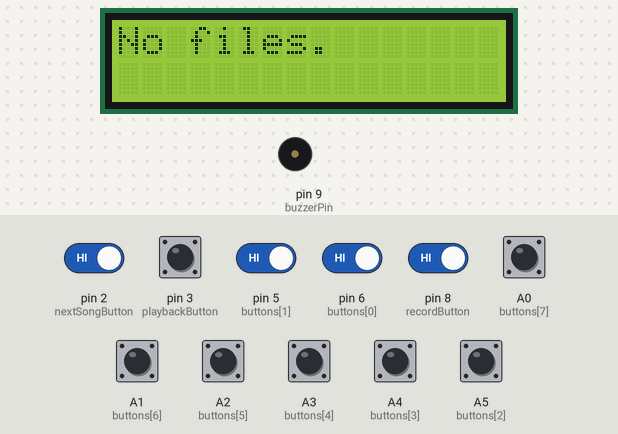
This sketch was run on a simulated Arduino Uno, built with avr-gcc and run on an emulated ATmega328P. Shown: 16×2 character LCD, buzzer (waves = sounding). The inputs (shaded band) are chosen by the test bench; at power-on: A0 (buttons[7]), A1 (buttons[6]), A2 (buttons[5]), A3 (buttons[4]), A4 (buttons[3]), A5 (buttons[2]), pin 2 (nextSongButton), pin 3 (playbackButton), pin 5 (buttons[1]), pin 6 (buttons[0]), pin 8 (recordButton) HIGH. Storage starts empty; what the sketch prints to the serial monitor is not drawn.

Above: at 1.3 s.
1.4 s: pin 3 (playbackButton) pulled LOW for 0.15 s
At 2.6 s:
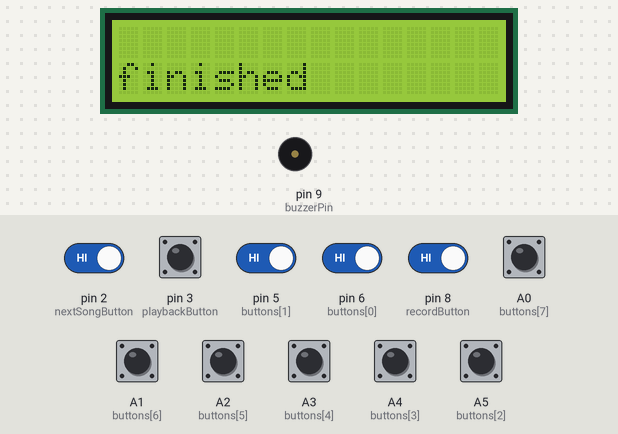
4.6 s: pin 2 (nextSongButton) driven LOW and pin 3 (playbackButton) driven LOW and pin 5 (buttons[1]) driven LOW and pin 6 (buttons[0]) driven LOW and pin 8 (recordButton) driven LOW
At 5.2 s:
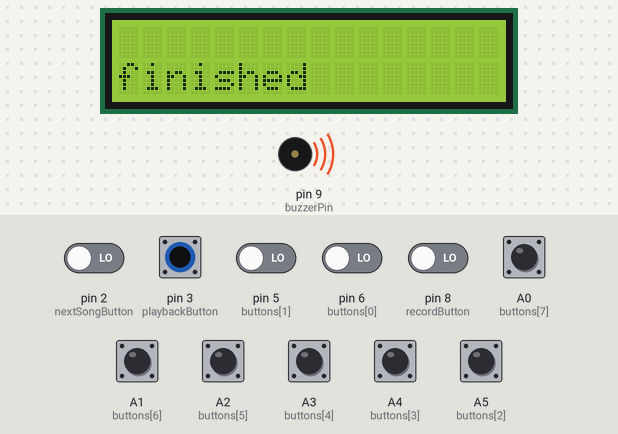
6.2 s: pin 6 (buttons[0]) driven HIGH
At 7.4 s:
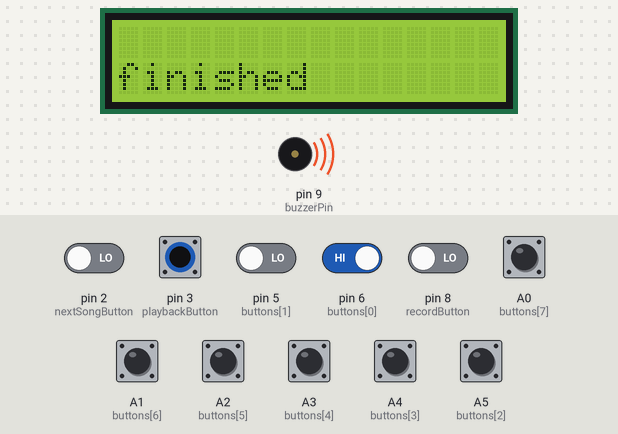
7.7 s: pin 5 (buttons[1]) driven HIGH
At 8.7 s:
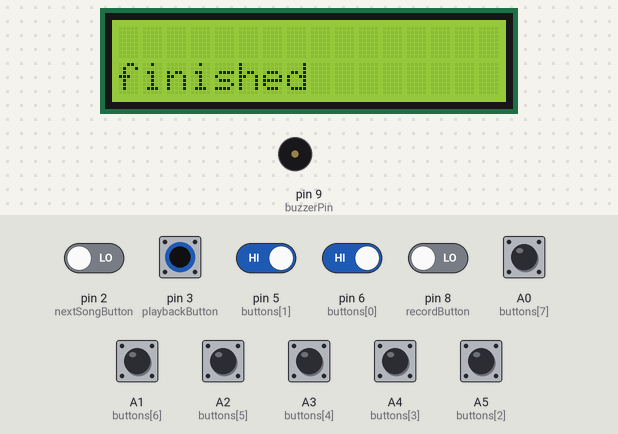
9.2 s: pin 5 (buttons[1]) driven LOW
At 9.8 s:
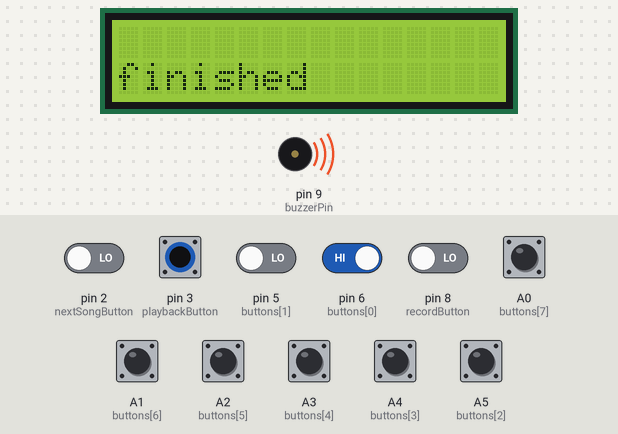
Timing chart, 0 to 11.7 s (numbered marks = the images above; inputs shaded):
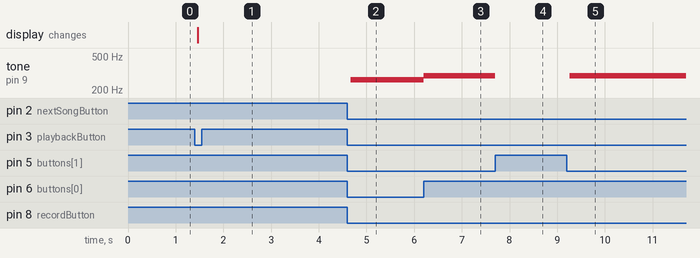

The sketch:

minipiano.ino
```cpp
#include <SPI.h>
#include <SD.h>
#include <LiquidCrystal_I2C.h>

LiquidCrystal_I2C lcd(0x27,16,2);

// Initializing pin numbers
int buzzerPin = 9;
int buttons[] = {6, 5, A5, A4, A3, A2, A1, A0};
int recordButton = 8;
int nextSongButton = 2;
int playbackButton = 3;

// Setting tone frequency for musical notes:
// Do, Re, Mi, Fa, So, La, Si, Do2
int frequency[] = {262, 294, 330, 349, 392, 440, 494, 524};

// Root directory
File rootDir;

// Recording variables
unsigned long recordingOnTime = 0;
unsigned long recordingOffTime = 0;
int recordingFlag = 0;
File recordingFile;

// Playback variables
int playbackFlag = 0;
File playbackFile;
int nextSongFlag = 0;
int playbackFinished = 0;

int buttonDebounce = 70;

// Musical tones debounce variables
int tonePreviousState[] = {HIGH, HIGH, HIGH, HIGH, HIGH, HIGH, HIGH, HIGH};
unsigned int tonePreviousPress[] = {0, 0, 0, 0, 0, 0, 0, 0};

// Next song button debounce variables
int previousState1 = HIGH;
unsigned int previousPress1;

// Playback button debounce variables
int previousState2 = HIGH;
unsigned int previousPress2;

// Record button debounce variables
int previousState3 = HIGH;
unsigned int previousPress3;

int i = 0;

void setup(){
  Serial.begin(9600);

  // Initialize buttons and buzzer
  pinMode(buttons[0], INPUT_PULLUP);
  pinMode(buttons[1], INPUT_PULLUP);
  pinMode(buttons[2], INPUT_PULLUP);
  pinMode(buttons[3], INPUT_PULLUP);
  pinMode(buttons[4], INPUT_PULLUP);
  pinMode(buttons[5], INPUT_PULLUP);
  pinMode(buttons[6], INPUT_PULLUP);
  pinMode(buttons[7], INPUT_PULLUP);
  pinMode(nextSongButton, INPUT_PULLUP);
  pinMode(playbackButton, INPUT_PULLUP);
  pinMode(recordButton, INPUT_PULLUP);

  pinMode(buzzerPin, OUTPUT);
  noTone(buzzerPin);

  // Initialize SD card
  Serial.println("Initializing SD card...");
  if(!SD.begin(10))
    Serial.println("initialization failed!");
  else
    Serial.println("initialization done.");

  rootDir = SD.open("/");

  // Initialize LCD screen
  lcd.init();
  lcd.clear();
  lcd.backlight();

  playbackFile = rootDir.openNextFile();
  if(!playbackFile){
    lcd.print("No files.");
  }
  else{
    lcd.print(playbackFile.name());
  }
}

void nextSong(){
  if(playbackFile)
    playbackFile.close();

  playbackFile = rootDir.openNextFile();
  if(!playbackFile){
    rootDir.close();
    rootDir = SD.open("/");

    playbackFile = rootDir.openNextFile();
  }

  if(playbackFile){
    nextSongFlag = 1;
    lcd.clear();
    lcd.print(playbackFile.name());
    Serial.println(playbackFile.name());
    playbackFinished = 0;
  }
}

void nextSongButtonLoop(){
    if((millis() - previousPress1) > buttonDebounce){
      previousPress1 = millis();

      if(digitalRead(nextSongButton) == LOW && previousState1 == HIGH){
        Serial.println("next song");
        nextSong();

        previousState1 = LOW;
      }

      else if(digitalRead(nextSongButton) == HIGH && previousState1 == LOW){
        previousState1 = HIGH;
      }
  }
}

void playbackButtonLoop(){
  // Playback button read
  if((millis() - previousPress2) > buttonDebounce){
    previousPress2 = millis();

    if(digitalRead(playbackButton) == LOW && previousState2 == HIGH){
      Serial.println("playback toggle");
      playbackFlag = !playbackFlag;

      previousState2 = LOW;
    }
    else if(digitalRead(playbackButton) == HIGH && previousState2 == LOW){
      previousState2 = HIGH;
    }
  }
}

void playTone(int button){
  tone(buzzerPin, frequency[button]);

  recordingOnTime = millis();
  if(i > 0){
    if(recordingFlag){
      recordingFile.print(recordingOnTime - recordingOffTime);
      recordingFile.println();
    }
  }
  while(digitalRead(buttons[button])==LOW);
  recordingOffTime = millis();

  if(recordingFlag){
    recordingFile.print(frequency[button]);
    recordingFile.print(" ");
    recordingFile.print(recordingOffTime - recordingOnTime);
    recordingFile.print(" ");
  }

  ++i;

  Serial.print("button ");
  Serial.print(button);
  Serial.print(" pressed");
  Serial.println();
}

void startRecording(){
  recordingFlag = 1;
  i = 0;

  char filename[] = "track00.txt";
  for(uint8_t j = 0; j < 100; ++j){
    filename[5] = j / 10 + '0';
    filename[6] = j % 10 + '0';
    if(!SD.exists(filename)){
      recordingFile = SD.open(filename, FILE_WRITE);
      break;
    }
  }

  Serial.println("started recording");
}

void stopRecording(){
  recordingFlag = 0;

  recordingFile.print(0);
  recordingFile.close();

  Serial.println("finished recording");
}

void recordingButtonLoop(){
  if((millis() - previousPress3) > buttonDebounce){
    previousPress3 = millis();

    if(digitalRead(recordButton) == LOW && previousState3 == HIGH){
      if(recordingFlag == 0)
        startRecording();
      else
        stopRecording();

      previousState3 = LOW;
    }
    else if(digitalRead(recordButton) == HIGH && previousState3 == LOW){
      previousState3 = HIGH;
    }
  }
}

void pianoButtonsLoop(){
  for(int j = 0; j < 8; ++j){
    if((millis() - tonePreviousPress[j]) > buttonDebounce){
      tonePreviousPress[j] = millis();

      if(digitalRead(buttons[j]) == LOW && tonePreviousState[j] == HIGH){
        playTone(j);

        tonePreviousState[j] = LOW;
        break;
      }
      else if(digitalRead(buttons[j]) == HIGH && tonePreviousState[j] == LOW){
        tonePreviousState[j] = HIGH;
      }
    }
  }

  noTone(buzzerPin);
}

void playbackLoop(){
  if(playbackFile.available()){
    int freq = playbackFile.parseInt();
    unsigned long onTime = playbackFile.parseInt();
    unsigned long offTime = playbackFile.parseInt();

    tone(buzzerPin, freq);
    delay(onTime);
    noTone(buzzerPin);
    delay(offTime);
  }
  else{
    if(playbackFinished == 0){
      lcd.clear();
      lcd.print(playbackFile.name());
      lcd.setCursor(0, 1);
      lcd.print("finished");
      playbackFinished = 1;
    }
  }
}

void loop(){
  nextSongButtonLoop();

  if(recordingFlag == 0)
    playbackButtonLoop();

  if(playbackFlag == 0){
    recordingButtonLoop();
    pianoButtonsLoop();
  }
  else{
    playbackLoop();
  }
}
```

Measured:
- after the input at 1.4 s, the display: changes after 0.06 s (image 1)
- after the input at 4.6 s, tone on pin 9 (buzzerPin): silent → 262 Hz after 0.07 s
- after the input at 6.2 s, tone on pin 9 (buzzerPin): 262 Hz → 294 Hz at once
- after the input at 7.7 s, tone on pin 9 (buzzerPin): 294 Hz → silent at once
- after the input at 9.2 s, tone on pin 9 (buzzerPin): silent → 294 Hz after 0.06 s
